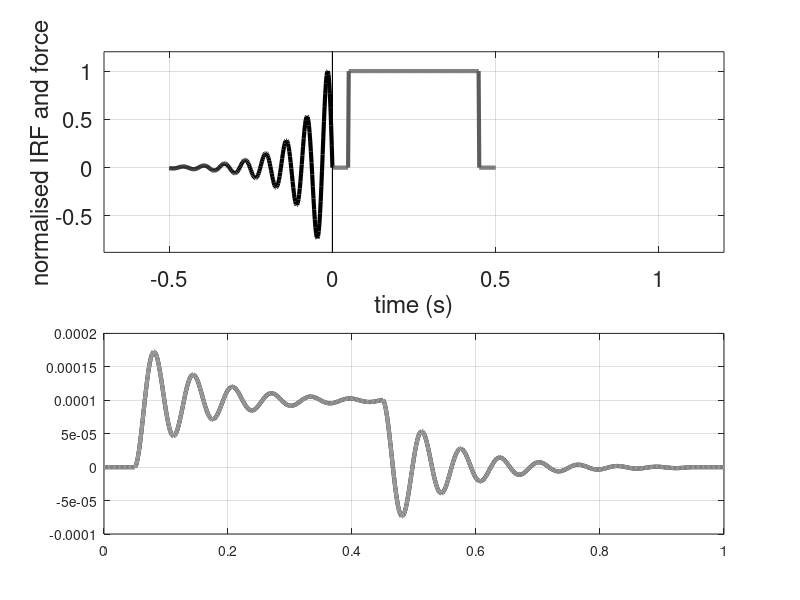

Source code (MATLAB): (Note: this script raises an error after producing the figure.)
clear all 

%% parameters
m = 1;                              % [kg]       see MATLAB Example 3.1          
k=10000;                            % [N/m]  
z = 0.1; c = 2*z*sqrt(m*k);         % [Ns/m] 
wn=sqrt(k/m); wd=sqrt(1-z^2)*wn;    % [rad/s]

%% time and frequency parameters
fs=500;                             % [Hz]      see MATLAB Example 3.1 
T=0.5; dt=1/fs; t=0:dt:T;           % [s]

%% IRF
ho=1/(m*wd)*exp(-z*wn*t).*sin(wd*t);           % IRF
hn=ho/max(ho);                                 % normalised IRF

tmin = min(t)-abs(max(t)-min(t))-0.2;          % time range for the plot
tmax = max(t)+abs(max(t)-min(t))+0.2;

N=1;N=200;                                     % use N=1 for s scled delta function and N=200 for step changes in the force input
N1=round(length(t)/10); N2=length(t)-N1-N;
fo=[zeros(1,N1) ones(1,N) zeros(1,N2)];        % force input 

%% convolution
c = dt*conv(ho,fo);                            % convolution

%% animation
h = fliplr(hn);                                % flip the IRF
tf = fliplr(-t);
tf = tf + ( min(t)-max(tf) );                  % time window

tc = [ tf t(2:end)];                           % time range of input
tc = tc+max(t);
set(figure,'Position', [40, 40, 1450, 700]);   % figure position
gr=[.6 .6 .6];                                 % grey shade

%% plot the results
ax = subplot(2,1,1);                           % first plot
p = plot(tf, h,'k','linewidth',3); hold on
q = plot(t, fo,'linewidth',3,'Color',0.6*gr); 
axis([tmin,tmax,1.2*min(hn),1.2*max(hn)])  
ym = get(ax, 'ylim');
set(gca,'fontsize',16)
xlabel('time (s)');
ylabel('normalised IRF and force');
%%
sl = line( [min(t) min(t)], [ym(1) ym(2)], 'color','k');     % vertical lines for shaed region 
el = line( [min(t) min(t)], [ym(1) ym(2)], 'color', 'k');
hold on; grid on;
sg = rectangle('Position', [min(t) ym(1) 0 ym(2)-ym(1)], ... % shaded region
                 'FaceColor', [.9 .9 .9]);

ax2 = subplot(2,1,2);                                        % second plot
r = plot(tc,c,'k','linewidth',3);grid on; hold on;
s = plot(tc,c,'linewidth',3,'Color',gr);grid on; hold on;
uistack(s,'bottom');
axis([tmin,tmax,1.2*min(c),1.2*max(c)])  
set(gca,'fontsize',16)
xlabel('time (s)');
ylabel('displacement (m)');

%% animation
for n=1:16/16*length(tc)                          
    pause(0.01);                                  % controls animation speed
    tf=tf+dt;
    set(p,'XData',tf,'YData',h);
    sx = min( max( tf(1), min(t) ), max(t) );     % left hand boundary of overlap
    sx_a = [sx sx];
    set(sl,'XData',sx_a);                         % right hand boundary of overlap
    ex = min( tf(end), max(t) );  
    ex_a = [ex ex];set(el,'XData', ex_a);         % shading of overlap region
    rpos = [sx ym(1) max(0.0001, ex-sx) ym(2)-ym(1)];  
    set(sg,'Position',rpos);
    uistack(sg,'bottom');
    set(r,'XData',tc(1:n),'YData',c(1:n));        % plot convolved function
end